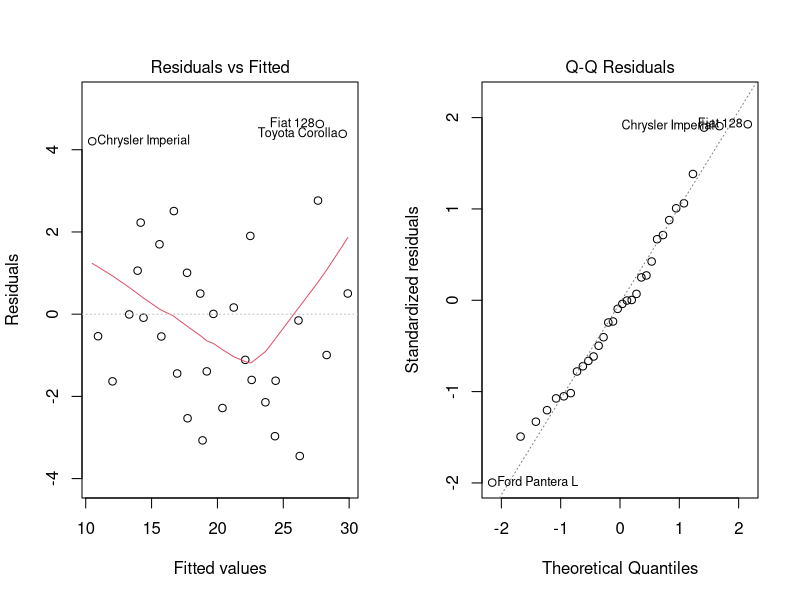

Write the R code that produced this figure.
## ---- chunk 1
knitr::opts_chunk$set(echo = FALSE,comment="  ")
## ---- chunk 2
# define functions used globally which are not dependent on any question specifics
# instead of reloading them each time
# you can also use this space to load R packages
# or custom scripts sourced from a R file
# for example, I have included the CV_ind function

CVInd <- function(n,K) { 
  # n is sample size; K is number of parts; 
  # returns K-length list of indices for each part
  m<-floor(n/K) #approximate size of each part
  r<-n-m*K
  I<-sample(n,n) #random reordering of the indices
  Ind<-list() #will be list of indices for all K parts
  length(Ind)<-K
  for (k in 1:K) {
    if (k <= r) kpart <- ((m+1)*(k-1)+1):((m+1)*k)
    else kpart<-((m+1)*r+m*(k-r-1)+1):((m+1)*r+m*(k-r))
    Ind[[k]] <- I[kpart] #indices for kth part of data
  }
  Ind
}
## ---- chunk 3

########### QUESTION 1 begins here ###################
# loading data for question 1
data(mtcars)
head(mtcars)
## ---- chunk 4
# eg:training linear model mpg as a function of the other predictors
model <- lm(mpg~.,data=mtcars)
summary(model)
## ---- chunk 5
# plots
# you can change plot width and height using fig.width, and fig.height
# also do specify the figure caption in fig.cap
# eg: plotting residual vs fitted and normal Q-Q 
par(mfrow=c(1,2))
plot(model,which=c(1,2))
## ---- chunk 6

########### QUESTION 2 begins here ################### 
# ...
## ---- chunk 7
labs = knitr::all_labels()
labs = labs[!labs %in% c("setup","getlabels", "allcode")]
